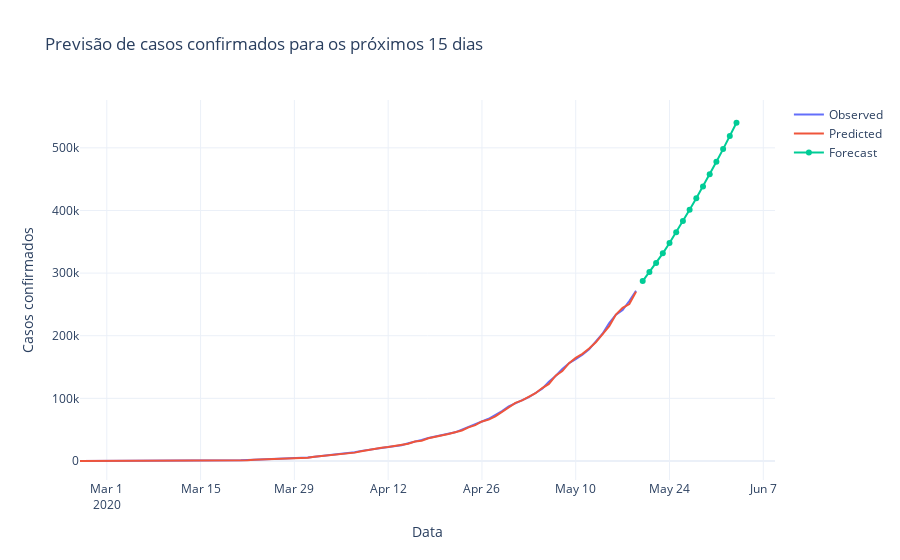

The code cell stored with this chart in its notebook:
### Markdown cell above
### Prevendo o número de casos confirmados com modelo ARIMA

### Code cell
modelo = auto_arima(confirmados)

pred = modelo.predict(15)
fig = go.Figure(go.Scatter(
    x=confirmados.index, y=confirmados, name='Observed'
))

fig.add_trace(go.Scatter(x=confirmados.index, y = modelo.predict_in_sample(), name='Predicted'))

fig.add_trace(go.Scatter(x=pred.index, y=pred.values, name='Forecast'))

fig.update_layout(title='Previsão de casos confirmados para os próximos 15 dias',
                 yaxis_title='Casos confirmados', xaxis_title='Data',
                 template='plotly_white')
fig.show()
